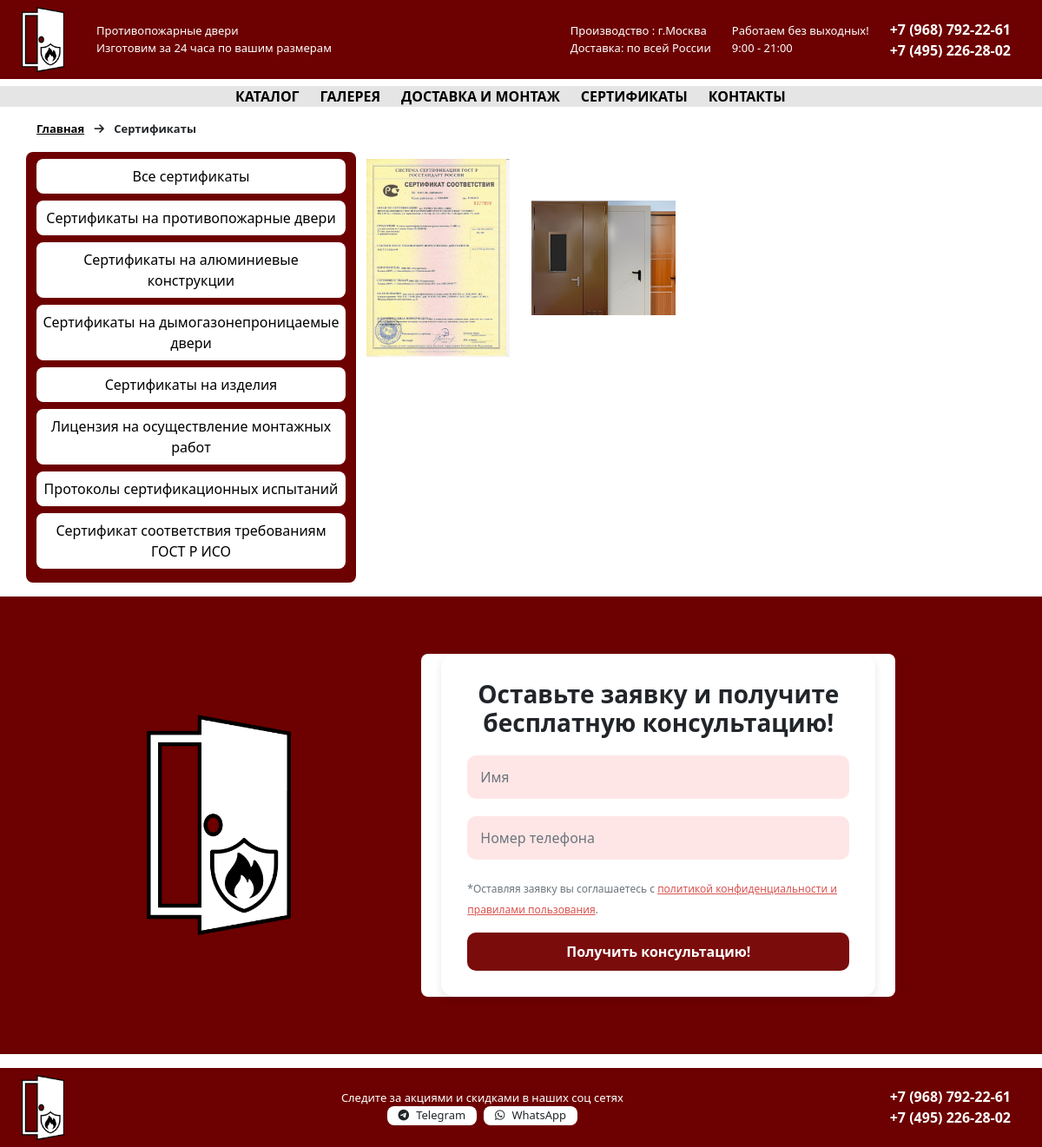
Before: /sertificates/ with the older database file.
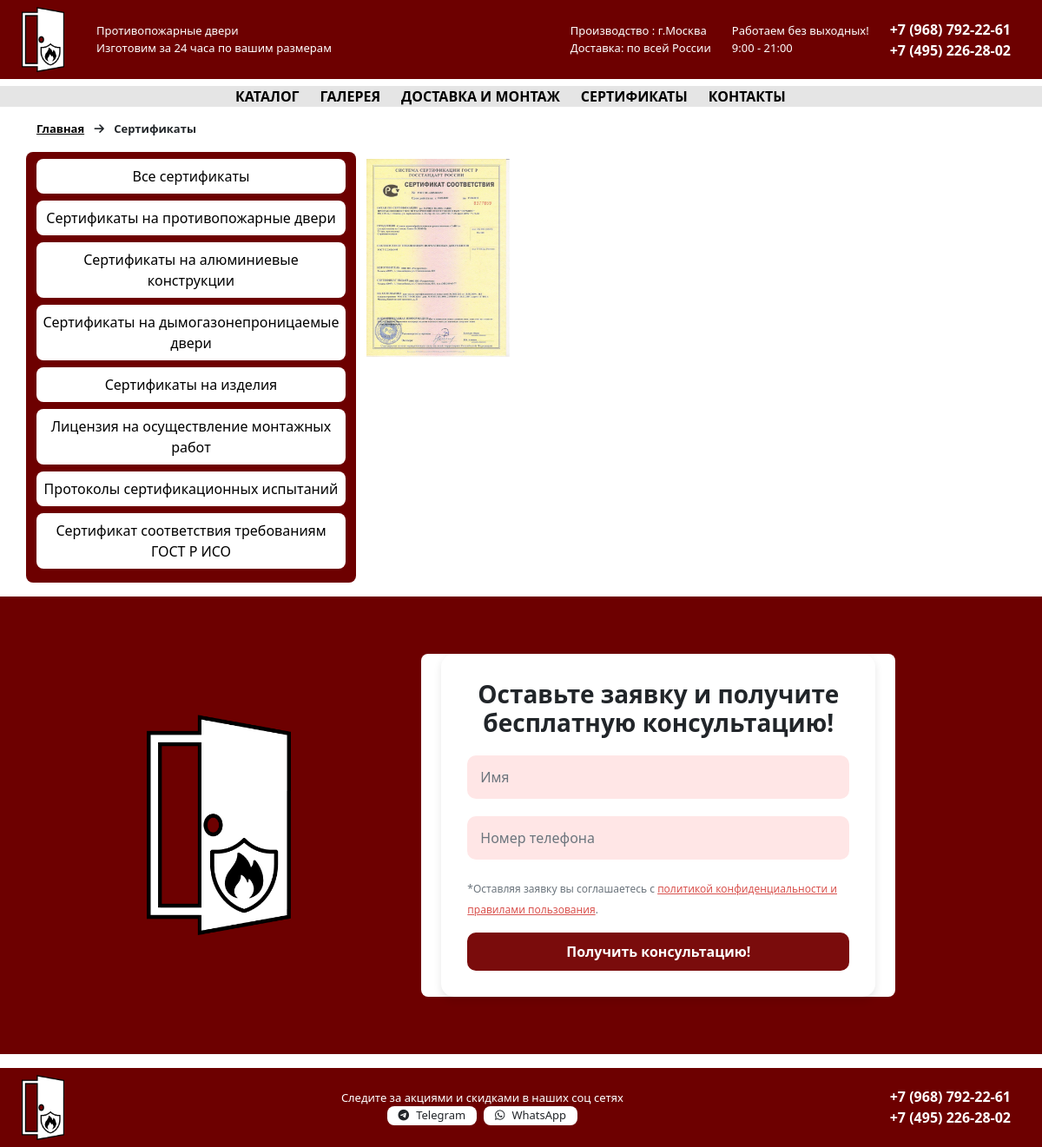
After: the same page with the newer database file.
### website/models.py (models this page shows)
class Sertificate(models.Model):
    CATEGORY_CHOICES = [
        ('fire_doors_cert', 'Сертификаты на противопожарные двери'),
        ('aluminum_structures_cert', 'Сертификаты на алюминиевые конструкции'),
        ('smoke_proof_doors_cert', 'Сертификаты на дымогазонепроницаемые двери'),
        ('product_cert', 'Сертификаты на изделия'),
        ('installation_license', 'Лицензия на осуществление монтажных работ'),
        ('certification_tests', 'Протоколы сертификационных испытаний'),
        ('gost_iso_cert', 'Сертификат соответствия требованиям ГОСТ Р ИСО'),
    ]
    photo = models.ImageField(upload_to="sertificates/")
    title = models.CharField(max_length=255, blank=True, null=True)
    category = models.CharField(
        max_length=100,
        choices=CATEGORY_CHOICES,
        verbose_name="Категория"
    )
    class Meta:
        verbose_name="Сертификат"
        verbose_name_plural = "Сертификаты"

### website/views.py (the view, shortened to what this page needs)
# urls.py: path('sertificates/', views.sertificates,name='sertificates'),
def sertificates(request):
    sertificates = Sertificate.objects.all()
    context = {
        'sertificates': sertificates,
    }
    return render(request, 'sertificates.html', context)

### website/templates/sertificates.html (shortened to what the changed rows need)
{% extends "base.html" %}
{% load static %}
{% block content %}
<div class="container my-3">
    <div class="row">
        <div class="col-12 col-lg-8">
            <div class="row" id="sertificate-list">
                {% for sertificate in sertificates %}
                <div class="col-12 col-md-6 col-lg-3 mt-2">
                    <img src="{{ sertificate.photo.url }}" alt="{{ sertificate.title }}" class="sertificate-img" data-title="{{ sertificate.title }}" data-photo="{{ sertificate.photo.url }}">
                </div>
                {% endfor %}
            </div>
        </div>
    </div>
</div>
{% endblock content %}

Changed rows visible on the page:
removed Sertificate: photo (picture)
